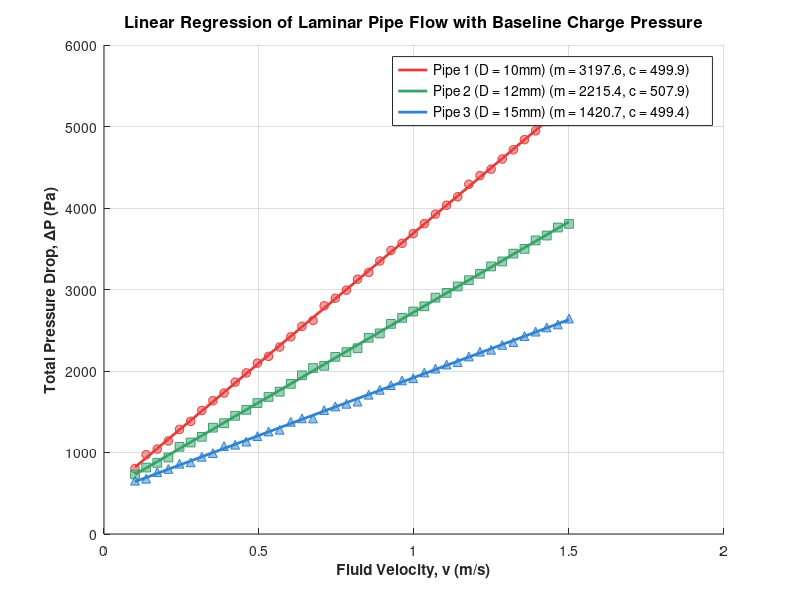

MATLAB code for this plot:
%% MATLAB Regression Analysis: Laminar Pipe Flow with Charge Pressure
clear; clc; close all;

fprintf('===============================================================\n');
fprintf('    FLUID MECHANICS LINEAR REGRESSION ANALYSIS INTERPRETATION   \n');
fprintf('===============================================================\n\n');

%% 1. Define Constant Parameters
mu = 0.001;        % Dynamic viscosity of fluid (Water at 20C, Pa*s)
L = 10;            % Physical length of pipe (meters)
P_charge = 500;    % System baseline charge pressure (Pascals)

%% 2. Establish Independent Variables & Varied Channels
% Vector of fluid velocities (Ensuring Laminar regime Re < 2300)
v = linspace(0.1, 1.5, 40)'; 

% Three discrete pipe diameters to compare (meters)
D_vectors = [0.010, 0.012, 0.015]; 
labels = {'Pipe 1 (D = 10mm)', 'Pipe 2 (D = 12mm)', 'Pipe 3 (D = 15mm)'};
colors = {'#E53E3E', '#38A169', '#3182CE'}; % Premium Red, Green, Blue hex colors
markers = {'o', 's', '^'};

%% 3. Execute Loop for Data Generation, Regression, and Visualization
figure('Name', 'Fluid Regression Study', 'Position', [100, 100, 850, 550]);
hold on;
grid on; 

% Array to store plot handles for the legend
plot_handles = [];

for i = 1:length(D_vectors)
    D = D_vectors(i);
    
    % Theoretical slope derivation (Hagen-Poiseuille equation)
    m_theoretical = (32 * mu * L) / (D^2);
    
    % Generate dynamic pressure drops + constant baseline charge pressure
    dP_raw = m_theoretical * v + P_charge;
    
    % Inject subtle numerical noise to simulate experimental testing
    rng(42 + i); % Offset seed per pipe so noise patterns vary slightly
    noise = 15 * randn(size(v));
    dP_experimental = dP_raw + noise;
    
    % Perform Linear Regression (First-order polynomial: y = m*x + c)
    reg_coefficients = polyfit(v, dP_experimental, 1);
    m_regressed = reg_coefficients(1);
    c_regressed = reg_coefficients(2);
    
    % Evaluate Regressed Curve
    dP_fitted = polyval(reg_coefficients, v); 
    
    % Convert Hex strings to standard RGB vectors to avoid scatter property errors
    current_color = sscanf(colors{i}(2:end), '%2x', 3)' / 255;
    
    % 1. Plot the "experimental" noisy data points using the RGB vector
    scatter(v, dP_experimental, 40, markers{i}, 'filled', ...
            'MarkerFaceColor', current_color, ...
            'MarkerEdgeColor', current_color, ...
            'MarkerFaceAlpha', 0.5, 'HandleVisibility', 'off');
    
    % 2. Plot the solid regression line and save the handle for the legend
    h = plot(v, dP_fitted, 'Color', current_color, 'LineWidth', 2, ...
             'DisplayName', sprintf('%s (m = %.1f, c = %.1f)', labels{i}, m_regressed, c_regressed));
    plot_handles = [plot_handles, h];
end   

%% 4. Post-Plot Formatting
xlabel('Fluid Velocity, v (m/s)', 'FontSize', 11, 'FontWeight', 'bold');
ylabel('Total Pressure Drop, \DeltaP (Pa)', 'FontSize', 11, 'FontWeight', 'bold');
title('Linear Regression of Laminar Pipe Flow with Baseline Charge Pressure', 'FontSize', 12, 'FontWeight', 'bold');
legend(plot_handles, 'Location', 'NorthEast', 'FontSize', 10);
hold off;j  
